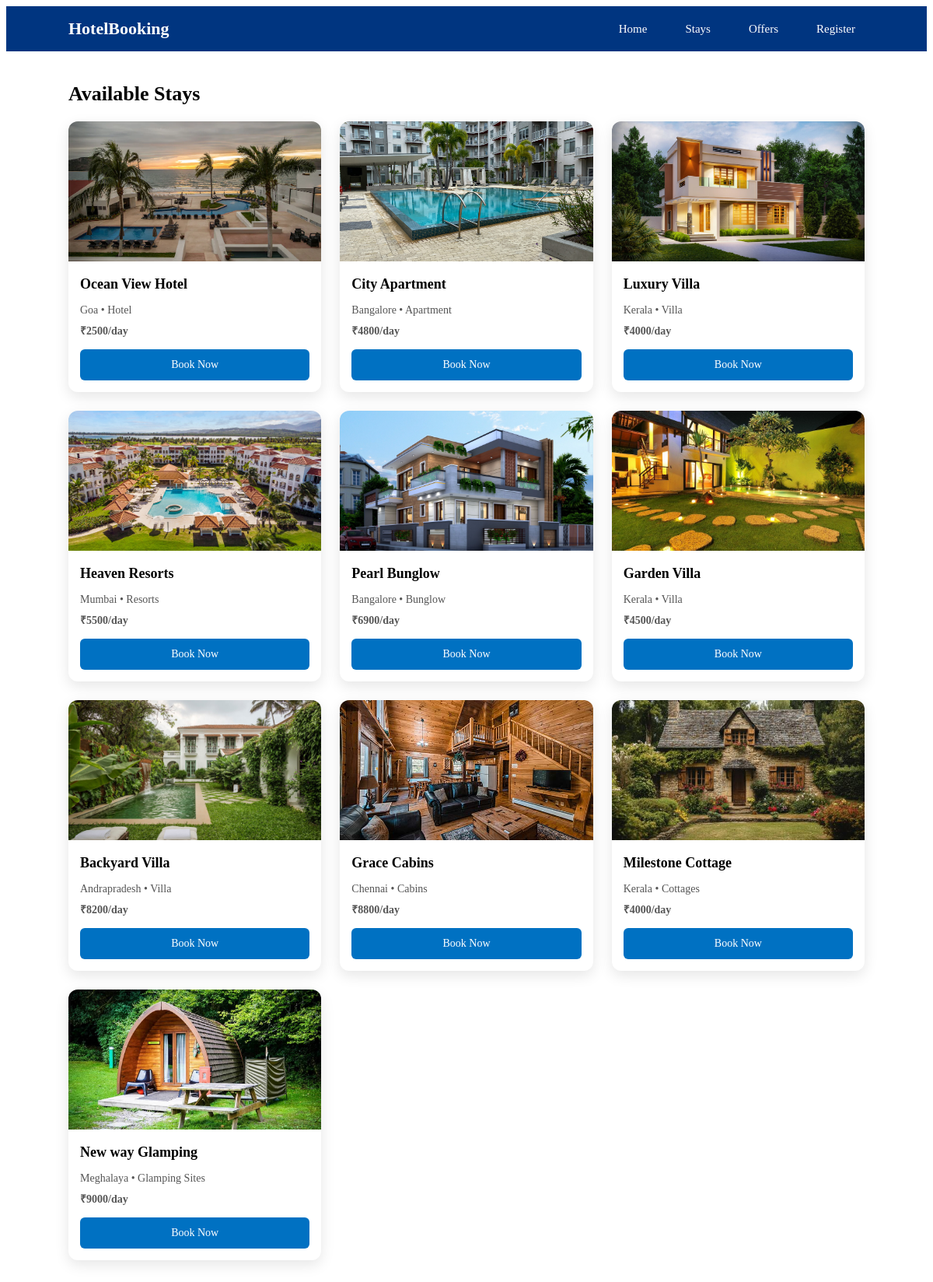
The app's page /stays with its own data.
### tables this page shows
CREATE TABLE property (
    property_id INTEGER PRIMARY KEY AUTOINCREMENT,
    name TEXT,
    property_type TEXT,
    city TEXT,
    price_per_day INTEGER,
    image TEXT
);

### app.py (the view)
@app.route('/stays')
def stays():
    conn = get_db_connection()
    cursor = conn.cursor()
    cursor.execute("SELECT * FROM property")
    properties = cursor.fetchall()
    conn.close()
    return render_template('stays.html', properties=properties)

### app.py (called while the page is built)
def get_db_connection():
    conn = sqlite3.connect("hotel_booking.db")
    conn.row_factory = sqlite3.Row
    return conn

### templates/stays.html (shortened to what this page needs)
<!DOCTYPE html>
<html>
<head>
    <link rel="stylesheet" href="{{ url_for('static', filename='css/style.css') }}">
</head>
<body>
{% include 'nav.html' %}
<h2 class="page-title">Available Stays</h2>
<div class="card-container">
    {% for p in properties %}
    <div class="card">
        <img src="{{ p.image }}">
        <h3>{{ p.name }}</h3>
        <p>{{ p.city }} • {{ p.property_type }}</p>
        <p class="price">₹{{ p.price_per_day }}/day</p>
        <a href="/payment" class="btn">Book Now</a>
    </div>
    {% endfor %}
</div>
</body>
</html>

### templates/nav.html (shortened to what this page needs)
<!DOCTYPE html>
<html lang="en">
<head>
    <link rel="stylesheet" href="{{ url_for('static', filename='css/style.css') }}">
</head>
<body>
<nav class="navbar">
    <div class="logo">HotelBooking</div>
    <ul>
        <li><a href="/">Home</a></li>
        <li><a href="/stays">Stays</a></li>
        <li><a href="/offers">Offers</a></li>
        <li><a href="/register">Register</a></li>
    </ul>
</nav>
</body>
</html>

### static/css/style.css (style rules this page uses)
.navbar { display: flex; justify-content: space-between; align-items: center; padding: 16px 80px; background: #003580; position: sticky; top: 0; z-index: 100; }
.logo { color: white; font-size: 22px; font-weight: bold; }
.navbar ul { list-style: none; display: flex; gap: 25px; margin: 0; padding: 0; }
.navbar ul li a { color: white; text-decoration: none; font-size: 15px; font-weight: 500; padding: 8px 12px; border-radius: 4px; transition: background 0.3s; }
.page-title { font-size: 28px; font-weight: bold; margin: 40px 80px 20px; }
.card-container { display: grid; grid-template-columns: repeat(auto-fill, minmax(260px, 1fr)); gap: 24px; padding: 0 80px 60px; }
.card { background: white; border-radius: 12px; overflow: hidden; box-shadow: 0 6px 18px rgba(0,0,0,0.1); transition: transform 0.3s ease; }
.card img { width: 100%; height: 180px; object-fit: cover; }
.card h3 { font-size: 18px; margin: 15px; }
.card p { margin: 0 15px 8px; color: #555; font-size: 14px; }
.price { font-size: 16px; font-weight: bold; color: #0071c2; margin: 10px 15px 20px; }
.page-title { font-size: 28px; font-weight: bold; margin-bottom: 25px; }
.page-title { font-size: 26px; font-weight: bold; margin: 40px 80px 20px; }
.price { font-size: 16px; font-weight: bold; color: #0071c2; margin: 10px 15px; }
.btn { display: block; margin: 15px; padding: 12px; text-align: center; background: #0071c2; color: white; text-decoration: none; font-size: 14px; border-radius: 6px; transition: background 0.3s ease; }

### records on screen
property: image (picture), name "Ocean View Hotel", city "Goa", property_type "Hotel", price_per_day "2500"
property: image (picture), name "City Apartment", city "Bangalore", property_type "Apartment", price_per_day "4800"
property: image (picture), name "Luxury Villa", city "Kerala", property_type "Villa", price_per_day "4000"
property: image (picture), name "Heaven Resorts", city "Mumbai", property_type "Resorts", price_per_day "5500"
property: image (picture), name "Pearl Bunglow", city "Bangalore", property_type "Bunglow", price_per_day "6900"
property: image (picture), name "Garden Villa", city "Kerala", property_type "Villa", price_per_day "4500"
property: image (picture), name "Backyard Villa", city "Andrapradesh", property_type "Villa", price_per_day "8200"
property: image (picture), name "Grace Cabins", city "Chennai", property_type "Cabins", price_per_day "8800"
property: image (picture), name "Milestone Cottage", city "Kerala", property_type "Cottages", price_per_day "4000"
property: image (picture), name "New way Glamping", city "Meghalaya", property_type "Glamping Sites", price_per_day "9000"
